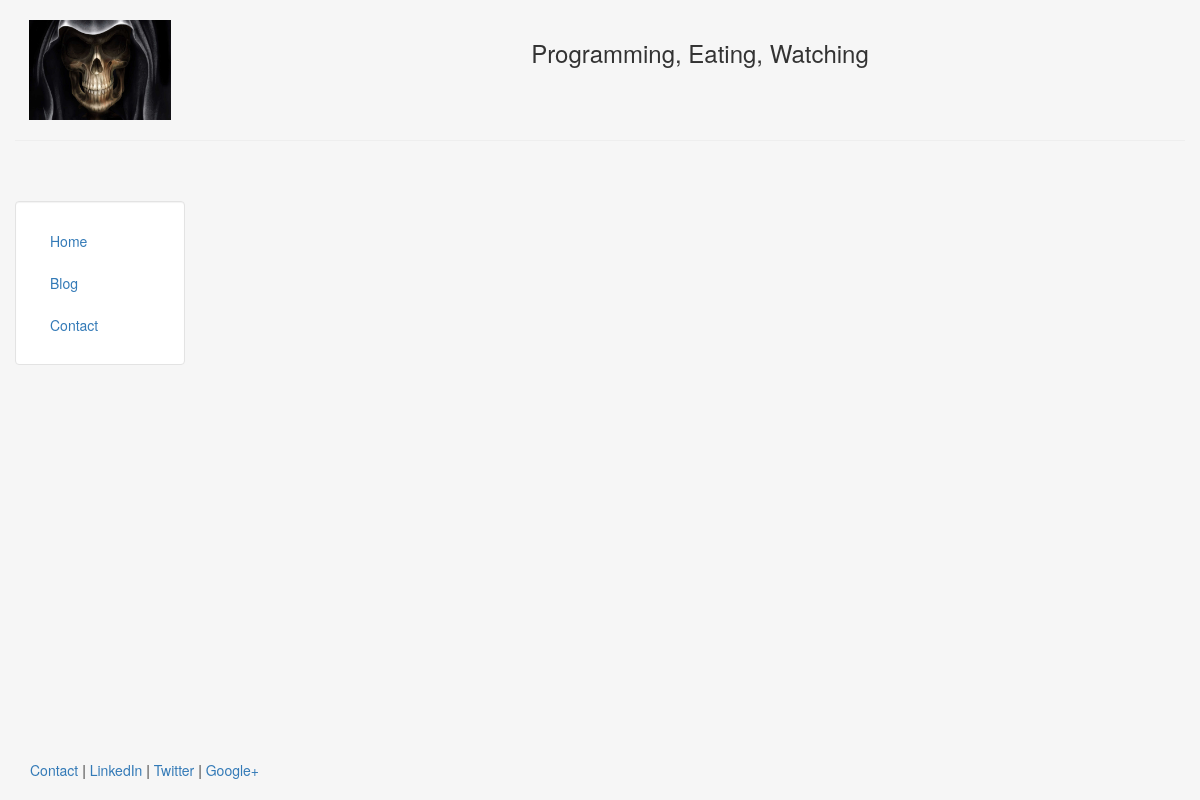
/blog/, run on an earlier commit of the app's database.
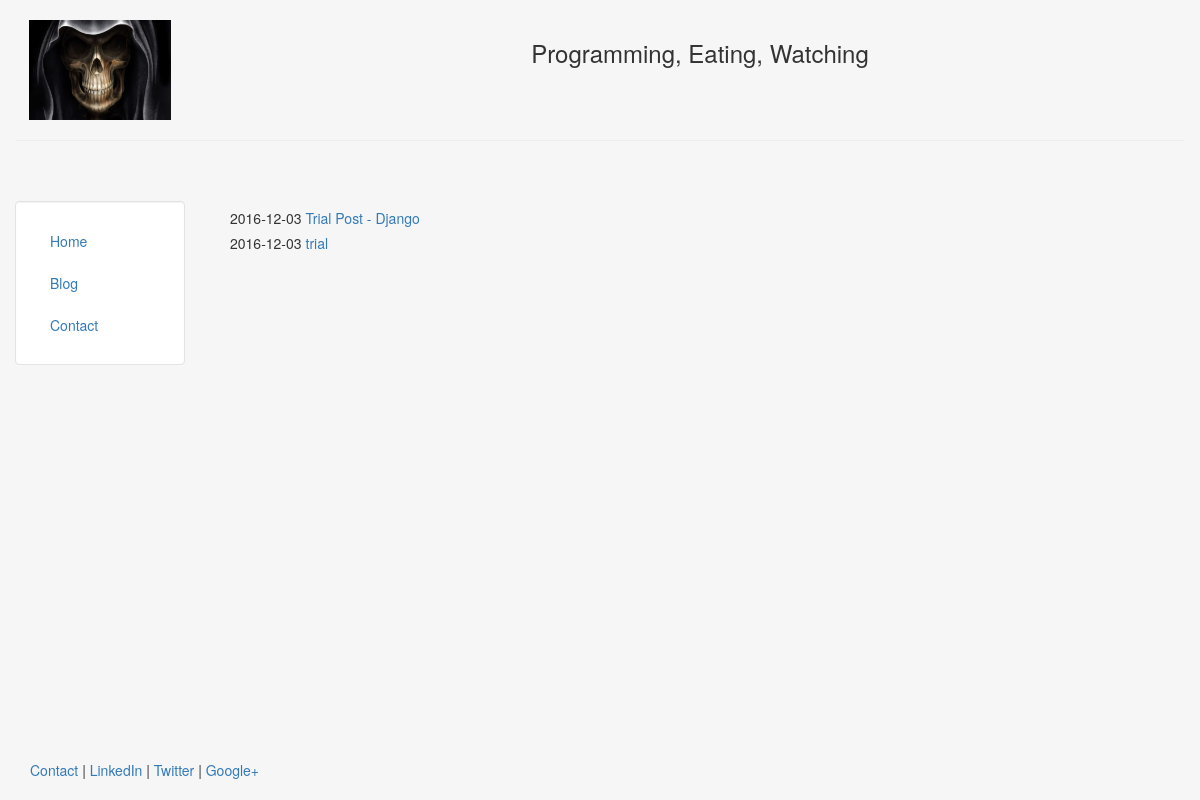
And on a later commit of the database.
### blog/models.py (models this page shows, shortened)
class Post(models.Model):
    title = models.CharField(max_length = 140)
    body = models.TextField()
    date = models.DateTimeField()

### blog/templates/blog/blog.html
{% extends "personal_web/header.html" %} {% block content %} {% for post in object_list %}
<h5>{{ post.date|date:"Y-m-d" }}<a href="/blog/{{post.id}}">  {{ post.title }}</a></h5> {% endfor %} {% endblock %}

### personal_web/templates/personal_web/header.html (shortened to what this page needs)
<!DOCTYPE html>
<html lang="en">
<head>
    <meta charset="utf-8" /> {% load staticfiles %}
    <link rel="stylesheet" href="{% static '/css/bootstrap.min.css' %}" type="text/css" />
</head>
<body class="body" style="background-color:#f6f6f6">
    <div class="container-fluid" style="min-height:95%; ">
        <div class="row">
            <div class="col-sm-2">
                <br>
                <center>
                    <img src="{% static 'personal/img/profile.jpg' %}" class="responsive-img" style='max-height:100px;' alt="face">
                </center>
            </div>
            <div class="col-sm-10">
                <br>
                <center>
                    <h3>Programming, Eating, Watching</h3>
                </center>
            </div>
        </div>
        <hr>
        <div class="row">
            <div class="col-sm-2">
                <br>
                <br>
                <div class="well bs-sidebar" id="sidebar" style="background-color:#fff">
                    <ul class="nav nav-pills nav-stacked">
                        <li><a href='/'>Home</a></li>
                        <li><a href='/blog/'>Blog</a></li>
                        <li><a href='/contact/'>Contact</a></li>
                    </ul>
                </div>
            </div>
            <div class="col-sm-10">
                <div class='container-fluid'>
                    <br><br> {% block content %} {% endblock %}
                </div>
            </div>
        </div>
    </div>
    <footer>
        <div class="container-fluid" style='margin-left:15px'>
            <p><a href="#" target="blank">Contact</a> | <a href="#" target="blank">LinkedIn</a> | <a href="#" target="blank">Twitter</a> | <a href="#" target="blank">Google+</a></p>
        </div>
    </footer>
</body>
</html>

### personal_web/templates/personal_web/header.html (style rules this page uses)
html, body { height: 100% }

What changed in the data, as far as the page shows it:
added Post: date "2016-12-03", title "Trial Post - Django"
added Post: date "2016-12-03", title "trial"
